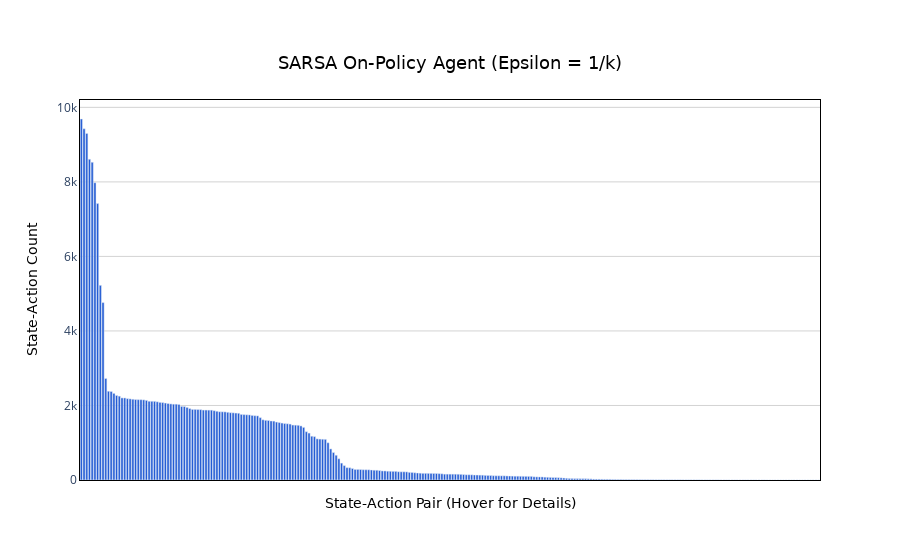

Write notebook code for a chart like this one.
### Code cell
plot_state_action_counts(sarsa_agent_2.n_counter, "SARSA On-Policy Agent (Epsilon = 1/k)")

### Figure 1 — Plotly figure (JSON) as saved in the notebook; plotly's stock layout.template omitted (floating-point values rounded to 4 significant figures; data arrays with more than 128 entries replaced by an {"elided": "..."} marker saying what was removed)
{"data": [{"hoverinfo": "text", "hoverlabel": {"bgcolor": "rgba(60, 60, 60, 0.85)", "bordercolor": "rgba(60, 60, 60, 0.85)", "font": {"color": "white", "family": "DejaVu Sans, Arial, sans-serif"}}, "hovertext": {"elided": "273 str values"}, "marker": {"color": "#245cd4"}, "type": "bar", "x": {"elided": "273 str values"}, "y": {"elided": "273 int values"}}], "layout": {"plot_bgcolor": "white", "title": {"font": {"color": "black", "family": "DejaVu Sans, Arial, sans-serif", "size": 18}, "text": "SARSA On-Policy Agent (Epsilon = 1/k)", "x": 0.5, "xanchor": "center", "y": 0.9, "yanchor": "top"}, "xaxis": {"linecolor": "black", "linewidth": 1, "mirror": true, "showline": true, "tickmode": "array", "ticktext": [], "tickvals": [], "title": {"font": {"color": "black", "family": "DejaVu Sans, Arial, sans-serif", "size": 14}, "text": "State-Action Pair (Hover for Details)"}}, "yaxis": {"gridcolor": "lightgray", "gridwidth": 1, "linecolor": "black", "linewidth": 1, "mirror": true, "showgrid": true, "showline": true, "title": {"font": {"color": "black", "family": "DejaVu Sans, Arial, sans-serif", "size": 14}, "text": "State-Action Count"}}}}
